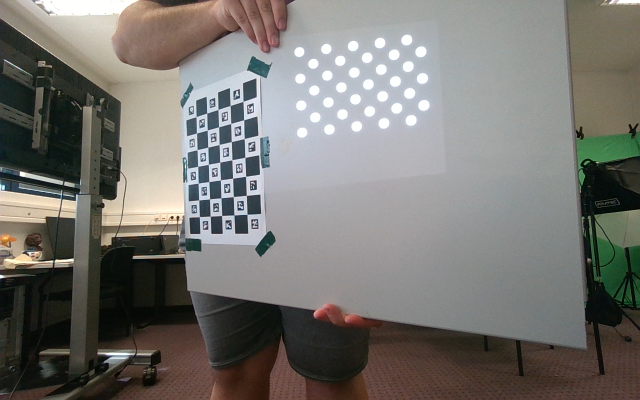
#> input picture Code/Tracking Code Python/Images/Projector Calibration/School/Raw/raw_10_p1.png, 1280 x 800 px (shown at 1/2 size); its folder holds only this picture in this run
$ python camera_projector_calibration_images.py
#> lines starting #> are read from the running program, lines starting #| are printed output that depends on the picture; after the words box and inside, x2 and y2 are one past the last pixel; in counts of white or black regions, pixels touching at a corner belong together
import cv2 as cv
import numpy as np
import os

# ------------ init code ------------

def loadCameraCalibration(filename):
    fs = cv.FileStorage(filename, cv.FILE_STORAGE_READ)
    cameraMatrix = fs.getNode("intrinsic").mat()
    distCoeffs = fs.getNode("dist_coeffs").mat()
    fs.release()
    return cameraMatrix, distCoeffs

def makeCirclePatternImages(pattern_size, img_size=(1080, 1920), space_between=100, circle_size=30):
#> called with pattern_size = (5, 7), img_size = (1080, 1920), space_between = 100, circle_size = 30
    images = []
    all_circle_centers = []
    for itr in range(0, 9, 1):
        start_x = 0
        start_y = 0

        match itr:
            case 0:
                start_x += space_between
                start_y += space_between
            case 1:
                start_x = img_size[1] - pattern_size[0] * 2 * space_between
                start_y += space_between
            case 2:
                start_x = img_size[1] - pattern_size[0] * 2 * space_between
                start_y = img_size[0] - pattern_size[1] * space_between
            case 3:
                start_x += space_between
                start_y = img_size[0] - pattern_size[1] * space_between
            case 4:
                start_x = img_size[1]/4 - 2 * space_between
                start_y = img_size[0]/4 - space_between
            case 5:
                start_x = img_size[1]*3/4 - pattern_size[1] * space_between
                start_y = img_size[0]/4 - space_between
            case 6:
                start_x = img_size[1]*3/4 - pattern_size[1] * space_between
                start_y = img_size[0]*3/4 - pattern_size[0] * space_between
            case 7:
                start_x = img_size[1]/4 - 2 * space_between
                start_y = img_size[0]*3/4 - pattern_size[0] * space_between
            case 8:
                start_x = img_size[1]/2 - pattern_size[0] * space_between
                start_y = img_size[0]/2 - 3 * space_between

        img = np.zeros(img_size, dtype=np.uint8)
        circle_centers = []
        for i in range(0, pattern_size[1], 1):
            for j in range(0, pattern_size[0], 1):
                x = int(start_x + 2 * j * space_between + (i % 2) * space_between)
                y = int(start_y + i * space_between)

                img = cv.circle(img, (x, y), circle_size, 255, -1)
                circle_centers.append((x, y))

        images.append(img)
        all_circle_centers.append(circle_centers)

        cv.imwrite('./Images/Circle Patterns/pattern_' + str(itr) + ".png", img)
#> this loop made 9 passes
#> pass 1, in makeCirclePatternImages, `cv.imwrite('./Images/Circle Patterns/pattern_' + str(itr) + ".png", img)`:
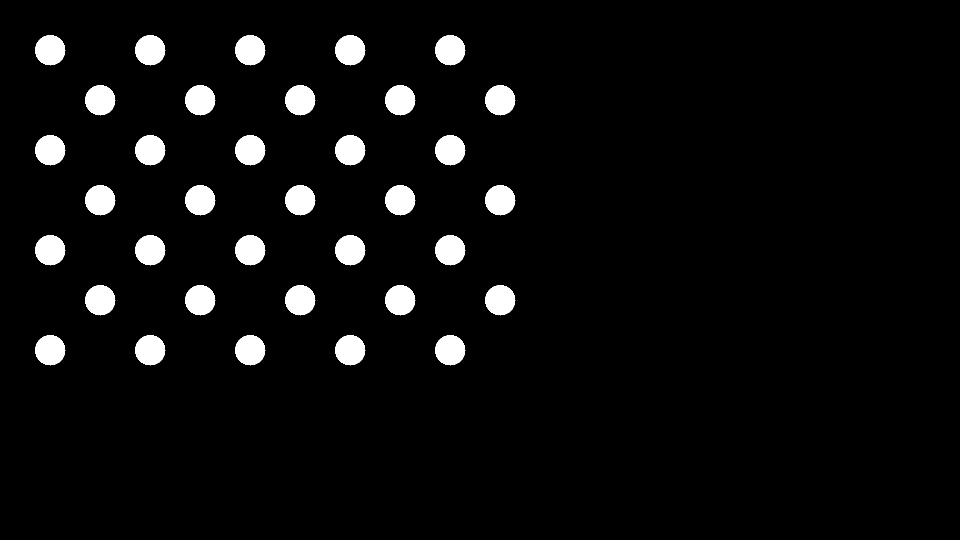
#> saved as pattern_0.png: shape (1080, 1920) (shown at 1/2 size); 4.8% white; 35 white regions, largest, box (x1, y1, x2, y2) and area: (70, 70, 131, 131) 2821, (270, 70, 331, 131) 2821, (470, 70, 531, 131) 2821
#> pass 2, in makeCirclePatternImages, `cv.imwrite('./Images/Circle Patterns/pattern_' + str(itr) + ".png", img)`:
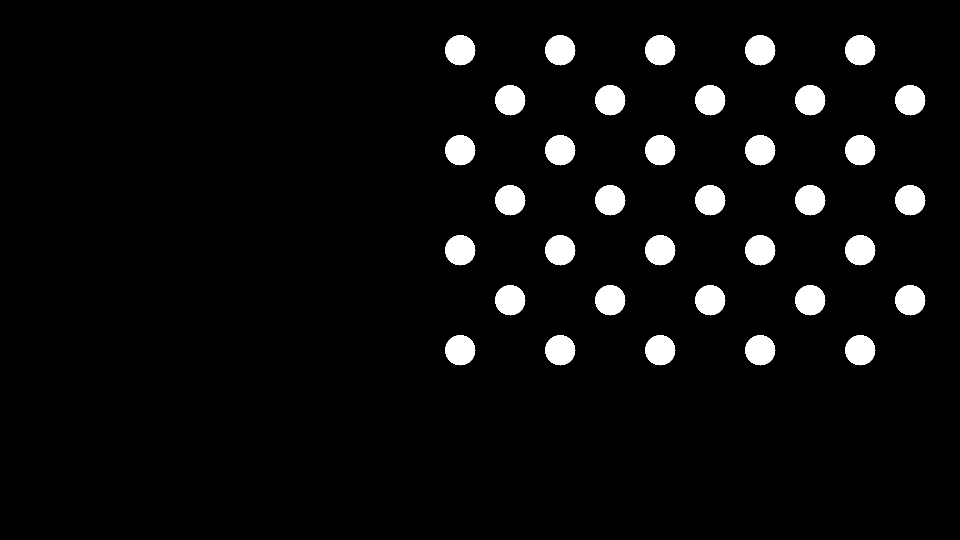
#> saved as pattern_1.png: shape (1080, 1920) (shown at 1/2 size); 4.8% white; 35 white regions, largest, box (x1, y1, x2, y2) and area: (890, 70, 951, 131) 2821, (1090, 70, 1151, 131) 2821, (1290, 70, 1351, 131) 2821

    return images, all_circle_centers

def initBlobDetector():
    params = cv.SimpleBlobDetector_Params()
    params.blobColor = 255 # 0 = zwart, 255 = wit
    params.filterByColor = True
    params.filterByArea = True
    params.minCircularity = 0.5
    params.minDistBetweenBlobs = 5
    params.filterByCircularity = True
    params.filterByConvexity = False
    params.filterByInertia = False
    params.collectContours = True

    blobDetector = cv.SimpleBlobDetector_create(params)
    return blobDetector

# ------------ init code ------------


# -------- calibration code ---------

# [21 lines left out: functions save_intrinsic_calibration, save_extrinsic_calibration, make_transformation_matrix, not called in this run]

# -------- calibration code ---------


def main():
    folder_path = "./Images/Projector Calibration/School/Raw"
    calibration_images = [f for f in os.listdir(folder_path) if f.endswith('.png')]
    calibration_img_index = 0

    # Load camera calibration
    intrinsic_matrix, dist_coeffs = loadCameraCalibration("./Calibration/cameraSchool")

    # Make circle patterns
    circle_pattern_size = (5, 7) # aantal cirkels (hor, ver)
    circle_pattern_img_size = (1080, 1920)
    _, circle_pattern_centers = makeCirclePatternImages(circle_pattern_size, img_size=circle_pattern_img_size, space_between=100, circle_size=30)

    # Init charuco board
    board_size = (8, 6) # amount of black square + aruco square (hor, ver)
    board_inner_corner_size = (board_size[0] - 1, board_size[1] - 1)
    board_inner_corner_amount = board_inner_corner_size[0] * board_inner_corner_size[1]
    square_length = 0.03 # meter
    marker_length = 0.015 # meter
    dictionary = cv.aruco.getPredefinedDictionary(cv.aruco.DICT_5X5_50)
    charuco_board = cv.aruco.CharucoBoard(board_size, square_length, marker_length, dictionary)

    # Init detectors
    aruco_detector = cv.aruco.ArucoDetector(dictionary)
    charuco_detector = cv.aruco.CharucoDetector(charuco_board)
    blob_detector = initBlobDetector()

    # Init arrays to store all calibration data
    all_centers_proj_plane = []
    all_centers_proj = []
    all_centers_cam = []

    while calibration_img_index < len(calibration_images):
        image_path = os.path.join(folder_path, calibration_images[calibration_img_index])
        img = cv.imread(image_path)
#> img is the input picture: shape (800, 1280, 3); mean B, G, R 113, 117.4, 119.2

        circle_pattern_img_index = int(calibration_images[calibration_img_index].split("_p")[1].replace(".png", ""))

        detection_succes = True

        # Get centers of circles on the projection plane
        # 1) Detect charuco board in image
        img_gray = cv.cvtColor(img, cv.COLOR_BGR2GRAY)
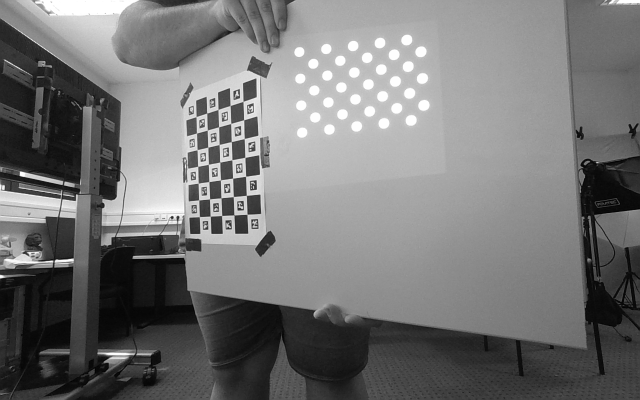
#> img_gray: shape (800, 1280) (shown at 1/2 size); min 0, max 255, mean 117.4

        marker_corners, marker_ids, rejected_img_points = aruco_detector.detectMarkers(img_gray)
#> marker_corners = 18 items; marker_ids = 18 values, max 23 at index 3, min 3 at index 17, mean 13.89; rejected_img_points = 44 items
        marker_corners, marker_ids, _, _ = aruco_detector.refineDetectedMarkers(img_gray, charuco_board, marker_corners, marker_ids, rejected_img_points, intrinsic_matrix, dist_coeffs)
#> marker_corners = 24 items; marker_ids = 24 values, max 23 at index 3, min 0 at index 18, mean 11.5
        if not marker_corners:
            detection_succes = False

        charuco_corners, charuco_ids, _, _ = charuco_detector.detectBoard(img_gray, markerCorners=marker_corners, markerIds=marker_ids)
#> charuco_corners = 35 rows, first 8: [399.7, 434.1], [398.2, 401.4], [397.3, 367.4], [396.3, 333.7], [395.1, 300.4], [393.9, 267], [393.1, 234.3], [421.4, 433.2]; charuco_ids = 35 values from 0 to 34
        if charuco_corners is None or len(charuco_corners) < board_inner_corner_amount:
            detection_succes = False

        img = cv.drawChessboardCorners(img, board_inner_corner_size, charuco_corners, patternWasFound=detection_succes)
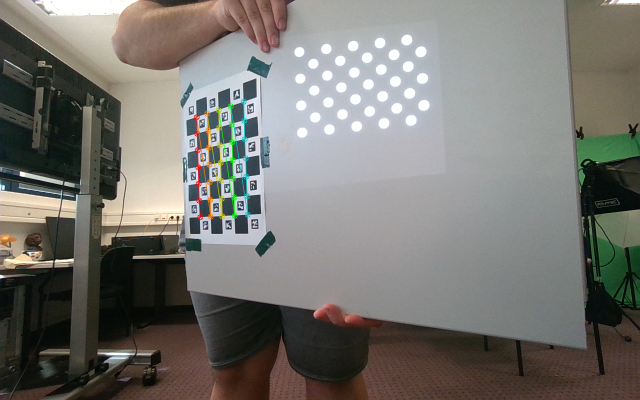
#> img: shape (800, 1280, 3) (shown at 1/2 size); 0.8% of pixels changed, all inside (x1, y1, x2, y2) = (387, 197, 502, 441)

        # 2) Detect circle pattern in image
        _, img_binary = cv.threshold(img_gray, 220, 255, cv.THRESH_BINARY)
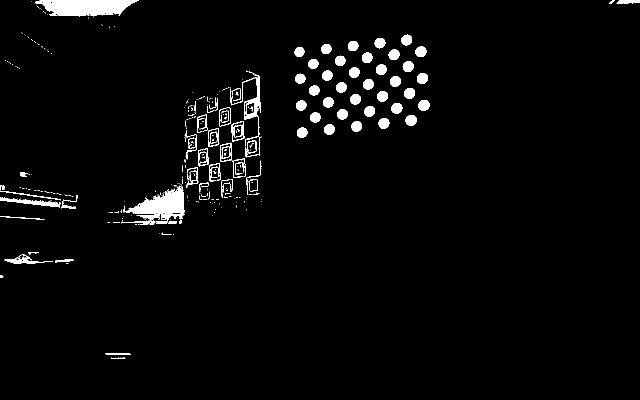
#> img_binary: shape (800, 1280) (shown at 1/2 size); 3% white; 323 white regions (231 under 20 px), largest, box (x1, y1, x2, y2) and area: (70, 0, 277, 33) 4988, (247, 372, 369, 428) 3436, (461, 143, 522, 293) 1347

        retval, circle_centers = cv.findCirclesGrid(img_binary, circle_pattern_size, flags=(cv.CALIB_CB_ASYMMETRIC_GRID + cv.CALIB_CB_CLUSTERING), blobDetector=blob_detector)
#> retval = True; circle_centers = 35 rows, first 8: [598.4, 103.6], [652.1, 97.6], [705.8, 91.59], [759.5, 85.63], [813.2, 79.71], [626.3, 127.1], [680, 121.2], [733.9, 115.1]
        if not retval:
            detection_succes = False

        img = cv.drawChessboardCorners(img, circle_pattern_size, circle_centers, patternWasFound=retval)
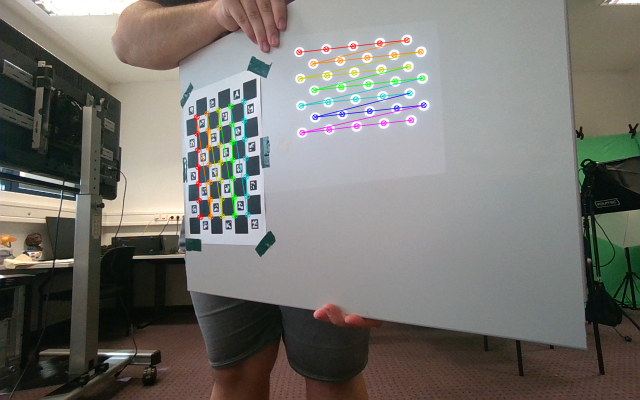
#> img: shape (800, 1280, 3) (shown at 1/2 size); 1.08% of pixels changed, all inside (x1, y1, x2, y2) = (592, 74, 854, 272)

        # Only if both charuco board and circle pattern are detected, we perform the following calculations
        if detection_succes:
            # 3) Match detected points with object points to find homography
            charuco_obj_points, charuco_corners = charuco_board.matchImagePoints(charuco_corners, charuco_ids)
#> charuco_obj_points = 35 rows, first 8: [0.03, 0.03, 0], [0.06, 0.03, 0], [0.09, 0.03, 0], [0.12, 0.03, 0], [0.15, 0.03, 0], [0.18, 0.03, 0], [0.21, 0.03, 0], [0.03, 0.06, 0]

            H, _ = cv.findHomography(charuco_corners, charuco_obj_points)
#> H = [[-9.6e-06, -0.00198, 0.929], [0.00325, -0.0001, -1.19], [0.00305, 9.21e-06, 1]]

            # 4) Calculate object points of circles based on homography found with charuco board
            circle_centers_proj_plane = cv.perspectiveTransform(circle_centers, H)
#> circle_centers_proj_plane = 35 rows, first 8: [0.254, 0.264], [0.244, 0.308], [0.235, 0.347], [0.227, 0.383], [0.219, 0.415], [0.231, 0.286], [0.222, 0.328], [0.214, 0.365]

        scale = 0.6
        img = cv.resize(img, (int(img.shape[1] * scale),int(img.shape[0] * scale)))
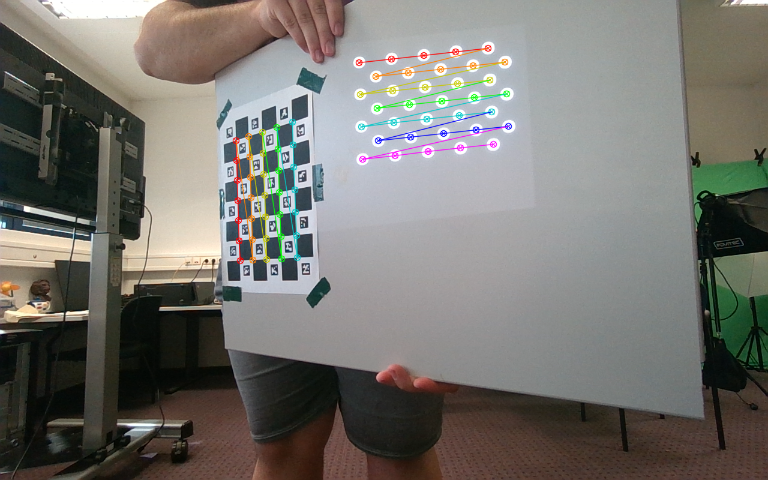
#> img: shape (480, 768, 3); mean B, G, R 111.7, 116.8, 118.6
        cv.imshow("img", img)
        key = cv.waitKey()
#> (key Esc is pressed here)

        if key == 121: # y
            print("Adding image '" + calibration_images[calibration_img_index] + "' to calibration data.")

            # Add collected data to arrays
            all_centers_cam.append( np.array(circle_centers, np.float32) )
            all_centers_proj_plane.append( np.array( [[point[0, 0], point[0, 1], 0] for point in circle_centers_proj_plane] , np.float32) )
            all_centers_proj.append( np.array(circle_pattern_centers[circle_pattern_img_index], np.float32) )

        elif key == 110: # n
            print("NOT using image '" + calibration_images[calibration_img_index] + "' for calibration.")

        elif key == 113: # q
            cv.destroyAllWindows()
            exit()

        else:
            print("Invalid key: press either 'y' or 'n' to decide what to do with the image.")
            continue

        calibration_img_index += 1


    # Close window when done showing images
    cv.destroyAllWindows()

    # Intrinsic calibration of projector
    retval_intrinsic, proj_intrinsic_matrix, proj_dist_coeffs, _, _ = cv.calibrateCamera(all_centers_proj_plane, all_centers_proj, circle_pattern_img_size, None, None)
    if not retval_intrinsic:
        print("Could not calibrate projector...")
        return

    save_intrinsic_calibration("./Calibration/projSchool", proj_intrinsic_matrix, proj_dist_coeffs)

    # Extrinsic calibration of camera projector system
    retval_extrinsic, _, _, _, _, R, T, _, _ = cv.stereoCalibrate(all_centers_proj_plane, all_centers_cam, all_centers_proj, intrinsic_matrix, dist_coeffs, proj_intrinsic_matrix, proj_dist_coeffs, circle_pattern_img_size)
    if not retval_extrinsic:
        print("Could not stereo calibrate camera projector system...")
        return

    extrinsic_matrix = make_transformation_matrix(R, T)

    save_extrinsic_calibration("./Calibration/extrinsicSchool", extrinsic_matrix)

    # Debug prints
    print("\n")
    print("---- intrinsic calibration ----")
    print("reprojectionError:")
    print(retval_intrinsic)
    print("projMatrix:")
    print(proj_intrinsic_matrix)
    print("projDistCoeffs:")
    print(proj_dist_coeffs)
    print("-------------------------------")
    print("---- extrinsic calibration ----")
    print("reprojectionError:")
    print(retval_extrinsic)
    print("extrinsic_matrix:")
    print(extrinsic_matrix)
    print("-------------------------------")

    return

if __name__ == "__main__":
    main()

$ run again, on Code/Tracking Code Python/Images/Projector Calibration/School/Raw/raw_14_p2.png
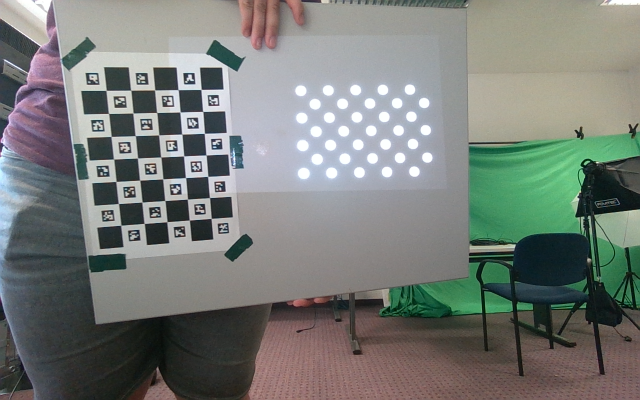
#> input picture Code/Tracking Code Python/Images/Projector Calibration/School/Raw/raw_14_p2.png, 1280 x 800 px (shown at 1/2 size)
#> in main, img is the input picture: shape (800, 1280, 3); mean B, G, R 119.9, 124.6, 120.2
#> marker_corners = 24 items; marker_ids = 24 values, max 23 at index 18, min 0 at index 6, mean 11.5; rejected_img_points = 40 items
#> charuco_corners = 35 rows, first 8: [242.7, 451.4], [237.8, 408], [232.9, 363.8], [228.2, 319], [223.1, 273.9], [218, 227.9], [213.2, 181.7], [289.3, 447.9]; charuco_ids = 35 values from 0 to 34
#> in main, `_, img_binary = cv.threshold(img_gray, 220, 255, cv.THRESH_BINARY)`:
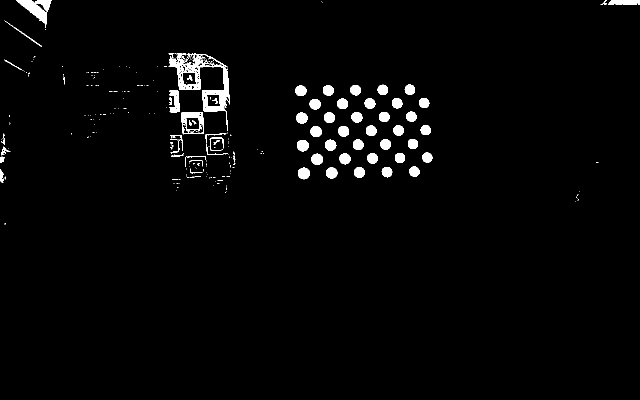
#> img_binary: shape (800, 1280) (shown at 1/2 size); 2.2% white; 248 white regions (181 under 20 px), largest, box (x1, y1, x2, y2) and area: (337, 107, 459, 262) 4100, (32, 0, 103, 56) 1585, (362, 224, 408, 269) 887
#> retval = True; circle_centers = 35 rows, first 8: [601.3, 181.1], [656.1, 180.5], [710.7, 179.9], [765.2, 179.4], [819.4, 178.8], [629.7, 207.9], [684.7, 207.2], [739.4, 206.5]
#> charuco_obj_points = 35 rows, first 8: [0.03, 0.03, 0], [0.06, 0.03, 0], [0.09, 0.03, 0], [0.12, 0.03, 0], [0.15, 0.03, 0], [0.18, 0.03, 0], [0.21, 0.03, 0], [0.03, 0.06, 0]
#> H = [[-5.36e-05, -0.00062, 0.32], [0.000556, -6.37e-05, -0.0792], [-0.000225, -0.000111, 1]]
#> circle_centers_proj_plane = 35 rows, first 8: [0.207, 0.289], [0.207, 0.33], [0.207, 0.372], [0.207, 0.415], [0.207, 0.459], [0.188, 0.309], [0.188, 0.351], [0.188, 0.394]
#> in main, `img = cv.resize(img, (int(img.shape[1] * scale),int(img.shape[0] * sca..`:
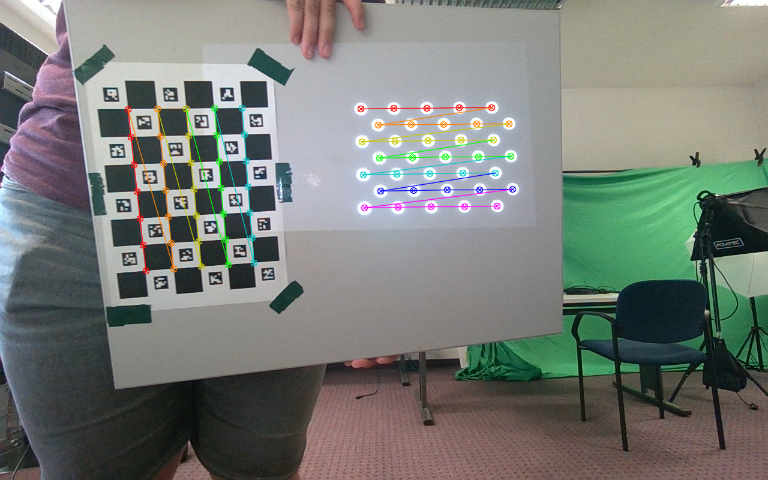
#> img: shape (480, 768, 3); mean B, G, R 118.7, 124.1, 119.7

$ run again, on Code/Tracking Code Python/Images/Projector Calibration/School/Raw/raw_15_p2.png
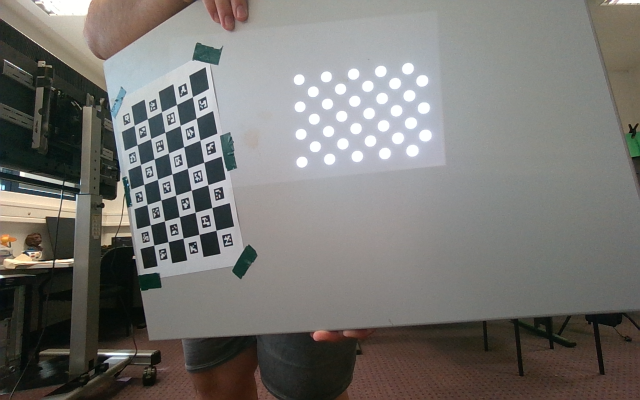
#> input picture Code/Tracking Code Python/Images/Projector Calibration/School/Raw/raw_15_p2.png, 1280 x 800 px (shown at 1/2 size)
#> in main, img is the input picture: shape (800, 1280, 3); mean B, G, R 112.6, 116.4, 118
#> in main, `marker_corners, marker_ids, rejected_img_points = aruco_detector.detec..`: marker_corners = 23 items; marker_ids = 23 values, max 23 at index 3, min 1 at index 22, mean 12; rejected_img_points = 38 items
#> in main, `marker_corners, marker_ids, _, _ = aruco_detector.refineDetectedMarker..`: marker_corners = 24 items; marker_ids = 24 values, max 23 at index 3, min 0 at index 23, mean 11.5
#> charuco_corners = 35 rows, first 8: [308.4, 491.1], [301.7, 450.7], [295, 410], [288.6, 369.7], [282, 330], [275.1, 290.5], [269.2, 251.6], [337.1, 484.4]; charuco_ids = 35 values from 0 to 34
#> in main, `_, img_binary = cv.threshold(img_gray, 220, 255, cv.THRESH_BINARY)`:
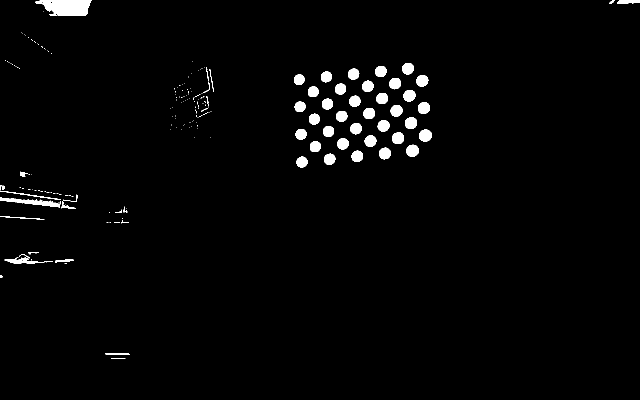
#> img_binary: shape (800, 1280) (shown at 1/2 size); 2% white; 191 white regions (131 under 20 px), largest, box (x1, y1, x2, y2) and area: (71, 0, 183, 32) 2673, (0, 394, 121, 416) 884, (838, 259, 864, 283) 492
#> retval = True; circle_centers = 35 rows, first 8: [597.9, 158.9], [652.3, 153.3], [706.7, 147.7], [761.2, 142.4], [815.4, 137], [626, 183.2], [680.6, 177.6], [735.1, 172.1]
#> charuco_obj_points = 35 rows, first 8: [0.03, 0.03, 0], [0.06, 0.03, 0], [0.09, 0.03, 0], [0.12, 0.03, 0], [0.15, 0.03, 0], [0.18, 0.03, 0], [0.21, 0.03, 0], [0.03, 0.06, 0]
#> H = [[-0.000192, -0.000974, 0.58], [0.00148, -0.000237, -0.298], [0.00134, -6.19e-05, 1]]
#> circle_centers_proj_plane = 35 rows, first 8: [0.173, 0.306], [0.163, 0.338], [0.154, 0.367], [0.146, 0.394], [0.139, 0.42], [0.153, 0.319], [0.145, 0.35], [0.137, 0.379]
#> in main, `img = cv.resize(img, (int(img.shape[1] * scale),int(img.shape[0] * sca..`:
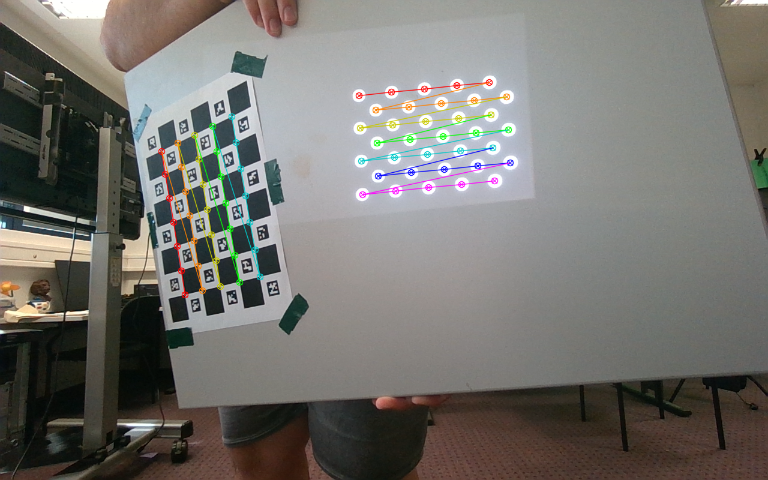
#> img: shape (480, 768, 3); mean B, G, R 111.4, 115.9, 117.5
